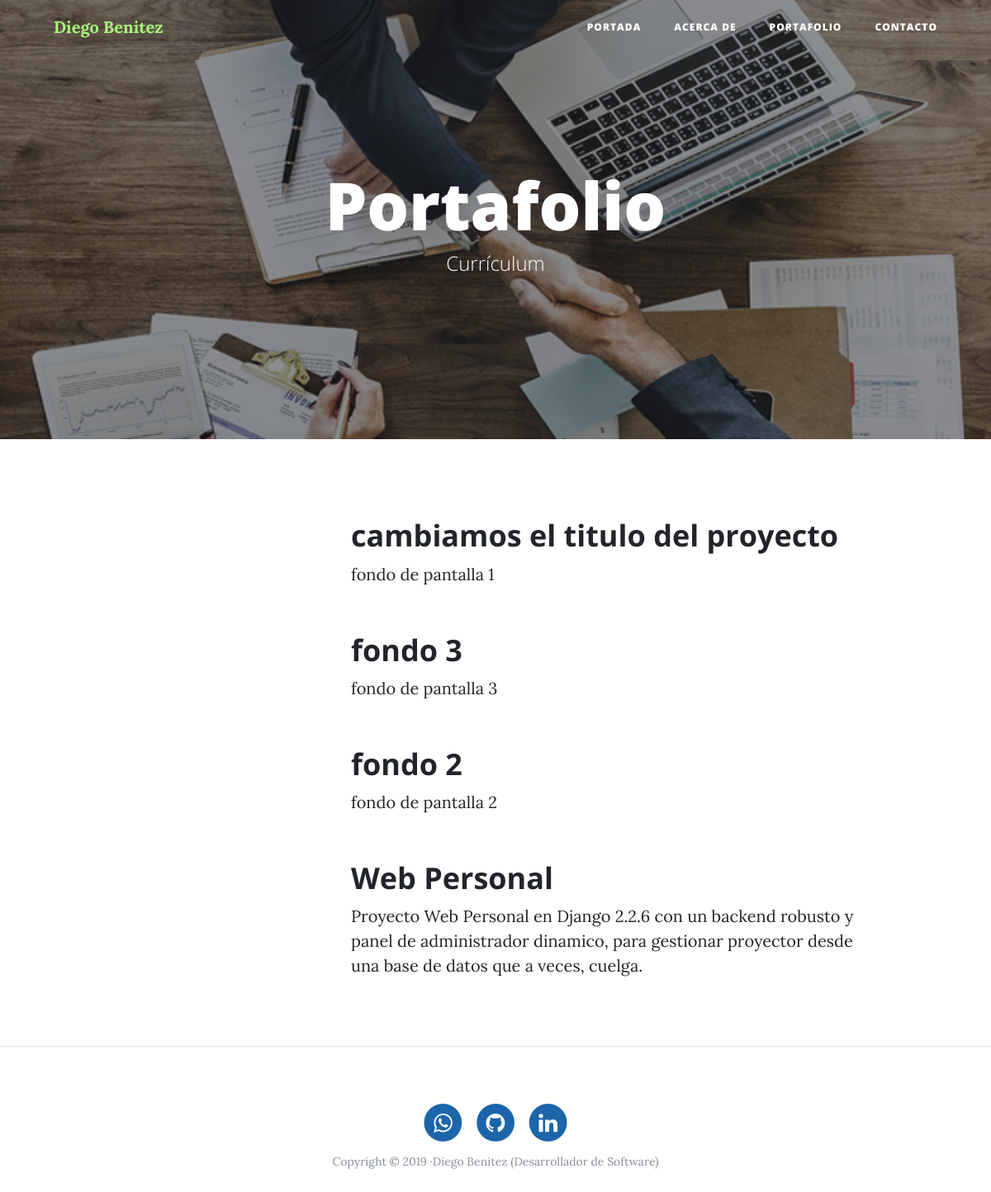
/porfolio/, run on an earlier commit of the app's database.
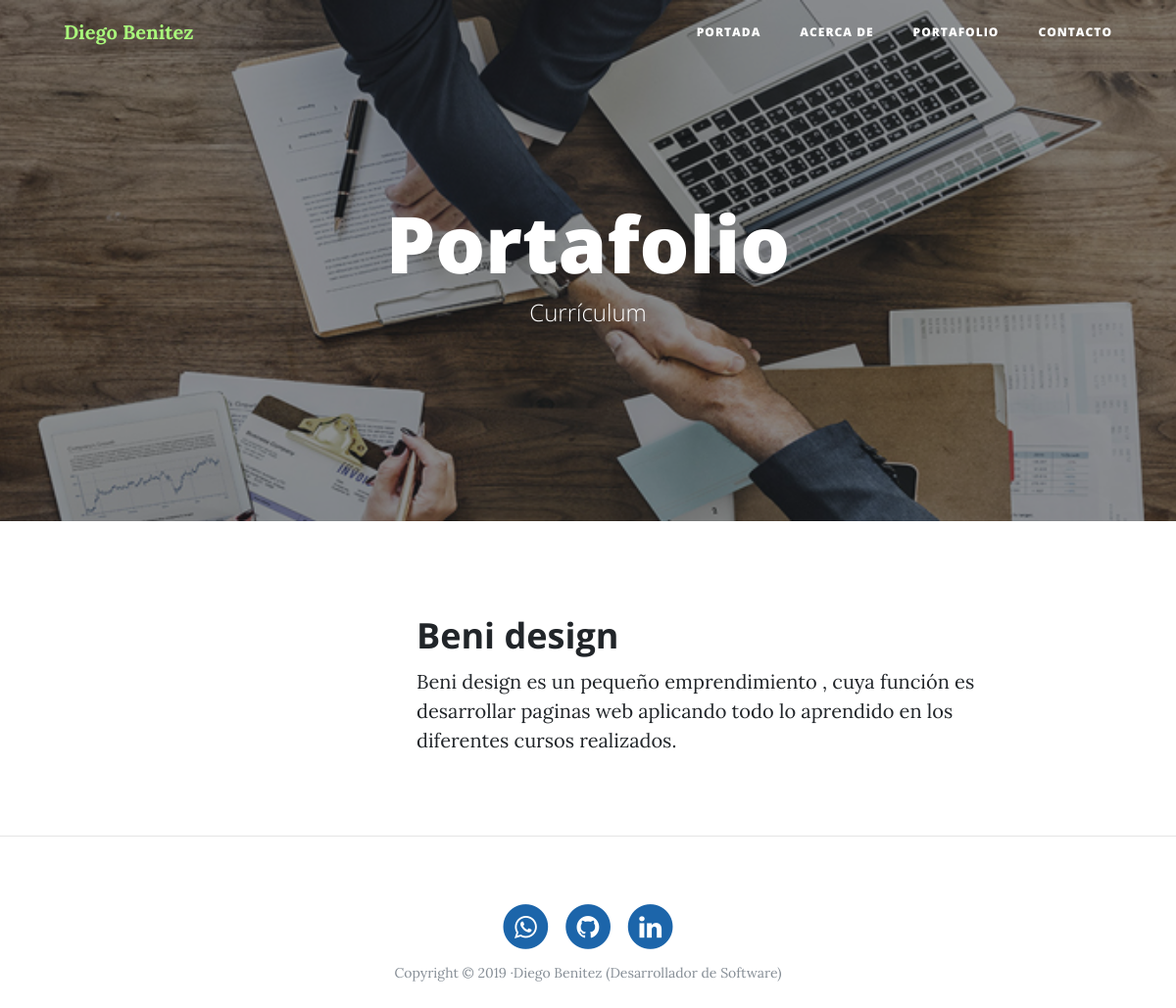
And on a later commit of the database.
### portfolio/models.py (models this page shows, shortened)
class Project(models.Model):
    title = models.CharField(max_length=200, verbose_name = "Título")
    description = models.TextField(verbose_name = "Descripción")
    image = models.ImageField(verbose_name = "Imagen", upload_to="projects")
    link = models.URLField(null=True, blank=True, verbose_name="Dirección Web")
    created = models.DateTimeField(auto_now_add=True, verbose_name = "Fecha de creación")
    updated = models.DateTimeField(auto_now=True, verbose_name = "Fecha de modificación")
    class Meta:
        verbose_name = "proyecto"
        verbose_name_plural = "proyectos"
        ordering = ["-created"]

### portfolio/views.py (the view)
# urls.py: path('porfolio/',portfolio_views.portfolio ,name='portfolio'),
def portfolio(request):
    projects = Project.objects.all()
    return render(request, "portfolio/portfolio.html", {'projects':projects})

### portfolio/templates/portfolio/portfolio.html (shortened to what this page needs)
{% extends 'core/base.html' %}
{% load static %}
{% block background %}{% static 'core/img/port-bg.jpg' %}{% endblock %}
{% block headers %}
    <h1>Portafolio</h1>
    <span class="subheading">Currículum</span>
{% endblock %}
{% block content %}
    {% for project in projects %}
        <div class="row project">
            <div class="col-lg-3 col-md-4 offset-lg-1">
            </div>
            <div class="col-lg-7 col-md-8">
                <h2 class="section-heading title">
                    {{project.title}}
                </h2>
                <p>
                    {{project.description}}
                </p>
            </div>
        </div>
    {% endfor %}
{% endblock %}

### core/templates/core/base.html (shortened to what this page needs)
<!DOCTYPE html>
<html lang="es">
    <head>
        {% load static %}
        <link href="{% static 'core/vendor/bootstrap/css/bootstrap.min.css' %}" rel="stylesheet">
        <link href="{% static 'core/vendor/font-awesome/css/font-awesome.min.css' %}" rel="stylesheet" type="text/css">
        <link href="{% static 'core/css/clean-blog.min.css' %}" rel="stylesheet">
    </head>
    <body>
    <nav class="navbar navbar-expand-lg navbar-light fixed-top" id="mainNav">
        <div class="container">
                <a class="navbar-brand" href="{% url 'home' %}"> Diego Benitez</a>
        <div class="collapse navbar-collapse" id="navbarResponsive">
            <ul class="navbar-nav ml-auto">
            <li class="nav-item">
                <a class="nav-link" href="{% url 'home' %}">Portada</a>
            </li>
            <li class="nav-item">
                <a class="nav-link" href="{% url 'about' %}">Acerca de</a>
            </li>
            <li class="nav-item">
                <a class="nav-link" href="{% url 'portfolio' %}">Portafolio</a>
            </li>
            <li class="nav-item">
                <a class="nav-link" href="{% url 'contact' %}">Contacto</a>
            </li>
            </ul>
        </div>
        </div>
    </nav>
    <header class="masthead" style="background-image: url('{% block background %}{% endblock %}')">
        <div class="overlay"></div>
        <div class="container">
        <div class="row">
            <div class="col-lg-8 col-md-10 mx-auto">
            <div class="site-heading">
                {% block headers %}{% endblock %}
            </div>
            </div>
        </div>
        </div>
    </header>
    <div class="container">
            {% block content %} {% endblock %}
    </div>
    {% if request.path != '/' %}
        <hr>
    {% endif %}
    <footer>
        <div class="container">
        <div class="row">
            <div class="col-lg-8 col-md-10 mx-auto">
            <ul class="list-inline text-center">
                <li class="list-inline-item">
                <a href="https://api.whatsapp.com/send?phone=541163660588"target="_blank">
                    <span class="fa-stack fa-lg">
                    <i class="fa fa-circle fa-stack-2x"></i>
                    <i class="fa fa-whatsapp fa-stack-1x fa-inverse"></i>
                    </span>
                </a>
                </li>
                <li class="list-inline-item">
                <a href="https://github.com/diegobenitez89"target="_blank">
                    <span class="fa-stack fa-lg">
                    <i class="fa fa-circle fa-stack-2x"></i>
                    <i class="fa fa-github fa-stack-1x fa-inverse"></i>
                    </span>
                </a>
                </li>
                <li class="list-inline-item">
                <a href="https://linkedin.com/in/diego-benitez-247a9b124"target="_blank">
                    <span class="fa-stack fa-lg">
                    <i class="fa fa-circle fa-stack-2x"></i>
                    <i class="fa fa-linkedin fa-stack-1x fa-inverse"></i>
                    </span>
                </a>
                </li>
            </ul>
            <p class="copyright text-muted">Copyright &copy; 2019 ·Diego Benitez (Desarrollador de Software) </p>
            </div>
        </div>
        </div>
    </footer>
    </body>
</html>

What changed in the data, as far as the page shows it:
removed Project: title "cambiamos el titulo del proyecto", description "fondo de pantalla 1"
removed Project: title "fondo 3", description "fondo de pantalla 3"
removed Project: title "fondo 2", description "fondo de pantalla 2"
removed Project: title "Web Personal", description "Proyecto Web Personal en Django 2.2.6 con un backend robusto y panel de administrador dinamico, para gestionar proyector desde una base de datos que a veces, cuelga."
added Project: title "Beni design", description "Beni design es un pequeño emprendimiento , cuya función es desarrollar paginas web aplicando todo lo aprendido en los diferentes cursos realizados."
